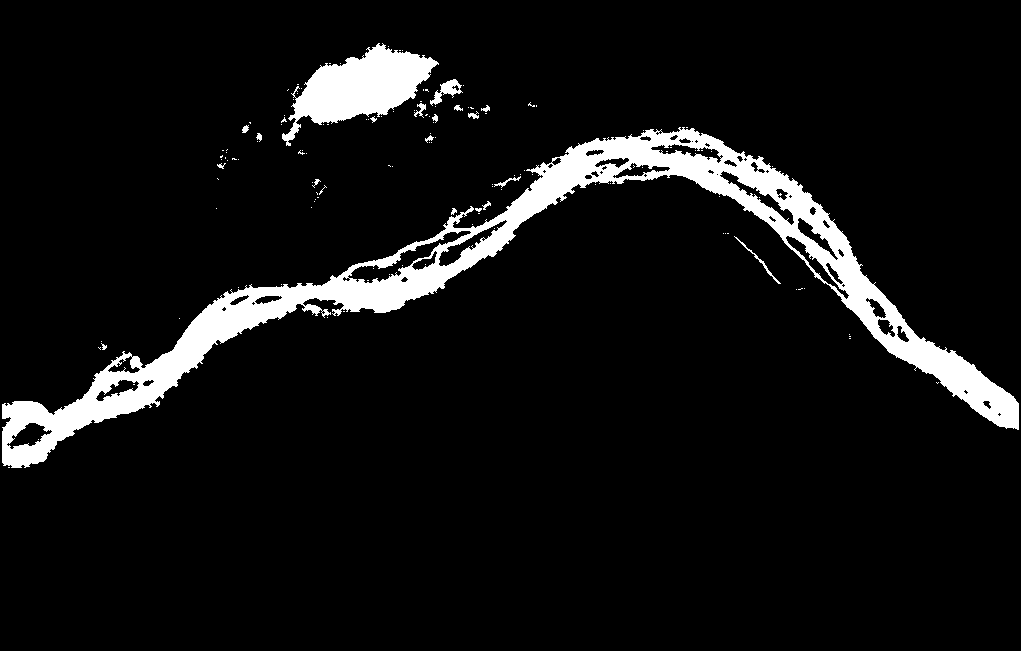
%> input picture Segment1_activeChannel_mask_2001.tif, 1021 x 651 px; its folder holds only this picture in this run
$ octave RiverImproved.m   (GNU Octave 9; MATLAB toolbox functions it lacks are replaced by stand-ins)
%> lines starting %> are read from the running program, lines starting %| are printed output that depends on the picture; in (x1, y1, x2, y2) boxes, pixels count from 0 and x2, y2 are one past the last pixel; in counts of white or black regions, pixels touching at a corner belong together; the program's own positions count from 1
### RivMAP/centerline_from_mask.m
function [cl, Icl] = centerline_from_mask(I, es, W, plotornot)

% Computes a centerline from an input binary channel mask. If the mask is a
% multi-threaded channel, the "holes" between channel threads are filled
% and the returned centerline will be relative to the channel extents
% rather than individual threads.

% Requires the Image Processing toolbox

% INPUTS:      I - binary single-thread image of river (river mask)
%             es - two-element string specifying the sides of the image
%                  that the channel intersects (e.g. 'SW', 'NS', etc.).
%                  The first character should be the upstream
%                  intersection.
%              W - nominal channel width, used to set the size of the
%                  padded mirrored boundaries
%      plotornot - (optional) A value of '1' will plot results.
%
% OUTPUTS:     cl - Nx2 vector of channel coordinates arranged in
%                   upstream->downstream order
%             Icl - image of centerline pixels

% keyboard

if nargin == 3
    plotornot = 0;
end

if sum(sum(I)) < 100
    disp('No mask detected in input image')
    cl = [];
    return
end

% Fill any holes
Io = I;
I = imfill(I,'holes');
sizeIo = size(I);

% Crop the mask so channel intersects image boundaries
[I,yTop,yBottom,xLeft,xRight] = crop_to_mask(I,es);

[nr, nc] = size(I);

% Extend the ends of the mask using mirroring so that the centerline ends
% can be resolved
% Create image of original mask combined with mirrored images
Imirror = rot90(I,2);
Icombined = false(size(I)*3);
Icombined(nr:nr*2-1,nc:nc*2-1) = I;
% Fill in the combined image with mirrored pads
for i = 1:2
    if strcmp(es(i),'N')
        idx_I = find(Icombined(nr,:)==1,1,'first');
        idx_Im = find(Imirror(end,:)==1,1,'first');
        Icombined(1:nr,idx_I-idx_Im:idx_I-idx_Im+nc-1) = Imirror;
    elseif strcmp(es(i),'E')
        idx_I = find(Icombined(:,2*nc-1)==1,1,'first');
        idx_Im = find(Imirror(:,1)==1,1,'first');
        Icombined(idx_I-idx_Im:idx_I-idx_Im+nr-1,2*nc:3*nc-1) = Imirror;
    elseif strcmp(es(i),'S')
        idx_I = find(Icombined(2*nr-1,:)==1,1,'first');
        idx_Im = find(Imirror(1,:)==1,1,'first');
        Icombined(2*nr:3*nr-1,idx_I-idx_Im:idx_I-idx_Im+nc-1) = Imirror;
    elseif strcmp(es(i),'W')
        idx_I = find(Icombined(:,nc)==1,1,'first');
        idx_Im = find(Imirror(:,end)==1,1,'first');
        Icombined(idx_I-idx_Im:idx_I-idx_Im+nr-1,1:nc) = Imirror;
    end
end
% Crop the combined, padded image
padwidth = round(max(sizeIo)/5);
I = Icombined(nr-padwidth:nr*2-1+padwidth,nc-padwidth:nc*2-1+padwidth);

% Fill any holes again (in case some appeared due to mirroring)
I = imfill(I,'holes');

% Remove any spurious small patches by keeping only the largest blob
sp = regionprops(I,'Area','PixelIdxList');
[~,maxidx] = max([sp(:).Area]);
I = false(size(I));
I(sp(maxidx).PixelIdxList) = true;

% Uncomment for smoothing the binary mask
% se = strel('disk',15);
% I = imclose(I,se);

% Perform skeletonization
Iskel = bwmorph(I,'skel',Inf);
Iskel = bwmorph(Iskel,'thin');
Iskel = bwareaopen(Iskel, 10); % In some cases, single isolated pixels remain in the skeleton. This removes such instances.

% Find endpoints of centerline
E = bwmorph(Iskel, 'endpoints');
[yE,xE] = find(E);
for i = 1:2
    if strcmp(es(i),'N')
        [~,epidx(i)] = min(yE);
    elseif strcmp(es(i),'E')
        [~,epidx(i)] = max(xE);
    elseif strcmp(es(i),'S')
        [~,epidx(i)] = max(yE);
    elseif strcmp(es(i),'W')
        [~,epidx(i)] = min(xE);
    end
end
endpts(1,:) = [yE(epidx(1)),xE(epidx(1))];
endpts(2,:) = [yE(epidx(2)),xE(epidx(2))];

% Find centerline skeleton
D1 = bwdistgeodesic(Iskel, endpts(1,2), endpts(1,1));
D2 = bwdistgeodesic(Iskel, endpts(2,2), endpts(2,1));
Dadd = D1 + D2;
Dadd = round(Dadd * 8) / 8;
Dadd(isnan(Dadd)) = inf;
Iskel = imregionalmin(Dadd);
Iskel = bwmorph(Iskel,'thin');

% Remove mirrored padding from skeleton image
Iskel = Iskel(padwidth:nr+padwidth-1,padwidth:nc+padwidth-1);
Iskel = bwareaopen(Iskel,W*5);

% Put skeleton back into uncropped original reference frame
Icl = false(sizeIo);
Icl(yTop:yTop+nr-1,xLeft:xLeft+nc-1) = Iskel;

% Find endpoints of binary centerline
[yend, xend] = find(bwmorph(Icl,'endpoints'));

% Find upstream->downstream ordered centerline coordinates
cl = skeleton_coords(Icl,xend(2),yend(2),es);

% Plotting
if plotornot
    figure
    imshow(Io); hold on
    plot(cl(:,1),cl(:,2),'r','linewidth',1.5)
end

%% Code graveyard - three other methods for spur removal

% [211 lines of commented-out code are left out]

### RivMAP/crop_to_mask.m
function [Icrop,yTop,yBottom,xLeft,xRight] = crop_to_mask(Icrop,es)

% Crops an input image to its extents (i.e. removes columns/rows containing
% all zeros), then checks that the mask has no holes at the intersections
% with both image edges.

% Requires the Image Processing toolbox

% INPUTS:      Icrop - image to be cropped
%                 es - "exit sides", a two-letter string array from NESW
%                      options (e.g. 'NS') where the first letter represents
%                      the side of the image that the downstream end of the
%                      river enters the image and the second letter represents
%                      the side of the image where the river exits.
%
% OUTPUTS:     Icrop - cropped image
%               yTop - row that cropping ends at top of image
%            yBottom - row that cropping ends at bottom of image
%              xLeft - column that cropping ends at left of image
%             xRight - column that cropping ends at right of image


% Original image size
sizeIo = size(Icrop);

% Find x,y coordinates of mask boundaries
boundaries = cell2mat(bwboundaries(Icrop));
x = boundaries(:,2);
y = boundaries(:,1);

% Perform cropping; order of cropping is important (SE, then NW)
if ismember('S',es) == 1
    yBottom = ceil(max(y));
    Icrop(yBottom+1:end,:)=[];
else
    yBottom = sizeIo(1);
end
if ismember('E',es) == 1
    xRight = ceil(max(x));
    Icrop(:,xRight+1:end) = [];
else
    xRight = sizeIo(2);
end
if ismember('N',es) == 1
    yTop = ceil(min(y));
    Icrop(1:yTop-1,:)=[];
else
    yTop = 1;
end
if ismember('W',es) == 1
    xLeft = ceil(min(x));
    Icrop(:,1:xLeft-1) = [];
else
    xLeft = 1;
end

% Fill in any holes in the edges of the binary mask
% Bottom
Icrop(end+1,:) = true;
Icrop = imfill(Icrop,'holes');
% Top
Icrop(2:end,:) = Icrop(1:end-1,:);
Icrop(1,:) = true;
Icrop = imfill(Icrop,'holes');
Icrop(1,:) = [];
% Right
Icrop(:,end+1) = true;
Icrop = imfill(Icrop,'holes');
% Left
Icrop(:,2:end) = Icrop(:,1:end-1);
Icrop(:,1) = true;
Icrop = imfill(Icrop,'holes');
Icrop(:,1) = [];

### RiverImproved.m
%% RivMAP Analysis (Multiple Years - Fully Corrected & Robust)
% This script analyzes multi-year river channel masks using the RivMAP toolbox.
% It computes centerlines, banklines, widths, sinuosity, curvature, cutoffs,
% migration rates, and spatial-temporal patterns.
%
% Requirements:
%   - RivMAP toolbox in MATLAB path.
%   - Mask images named 'maskYYYY.tif' (e.g., mask2000.tif, mask2005.tif).
%   - Pixel size (meters per pixel) must be set correctly.
%   - Signal Processing Toolbox (for findpeaks).
%
% Author: [Your Name]
% Date: [Current Date]

close all; clear; clc;

% Add RivMAP path (adjust if necessary)
addpath('RivMAP');          % adds the RivMAP folder to the path

%% User Settings
pixel_size = 30;            % meters per pixel (adjust to your image resolution)
% Options
plot_individual = true;     % set to true to display each year's masks
plot_width_profile = false;  % set to true to save width profile figures
plot_migration_maps = true; % set to true to show migration maps

%% 1. Load Masks Automatically
files = dir('Segment1_activeChannel_mask*.tif');
n = length(files);
if n == 0
    error('No mask files found');
end

% Sort files by year (assuming filename contains year)
years = zeros(n,1);
for i = 1:n
    tokens = regexp(files(i).name, '\d+', 'match');
    if ~isempty(tokens)
        % years(i) = str2double(tokens{1});
        years(i) = str2double(tokens{end});
    else
        error('Could not extract year from filename: %s', files(i).name);
    end
end
[~, idx] = sort(years);
files = files(idx);
years = years(idx);

es = 'WE';         % adjust if river flows north‑south (options: 'WE' or 'NS')
plotornot = 0;     % suppress internal RivMAP plots (set to 1 if needed)

% Preallocate structure array
riv = struct('meta', struct(), 'im', struct(), 'vec', struct(), 'mig', struct());

for i = 1:n
    fname = files(i).name;
    I = imread(fname) > 0;   % binary mask
%> I is the input picture: size 651x1021 logical; 7.2% white; 131 white regions (111 under 20 px), largest, box (x1, y1, x2, y2) and area: (2, 127, 1019, 468) 39765, (282, 43, 439, 146) 7116, (430, 79, 463, 106) 327

    % Basic cleaning: fill holes, remove small isolated islands (adjust threshold)
    I = imfill(I, 'holes');
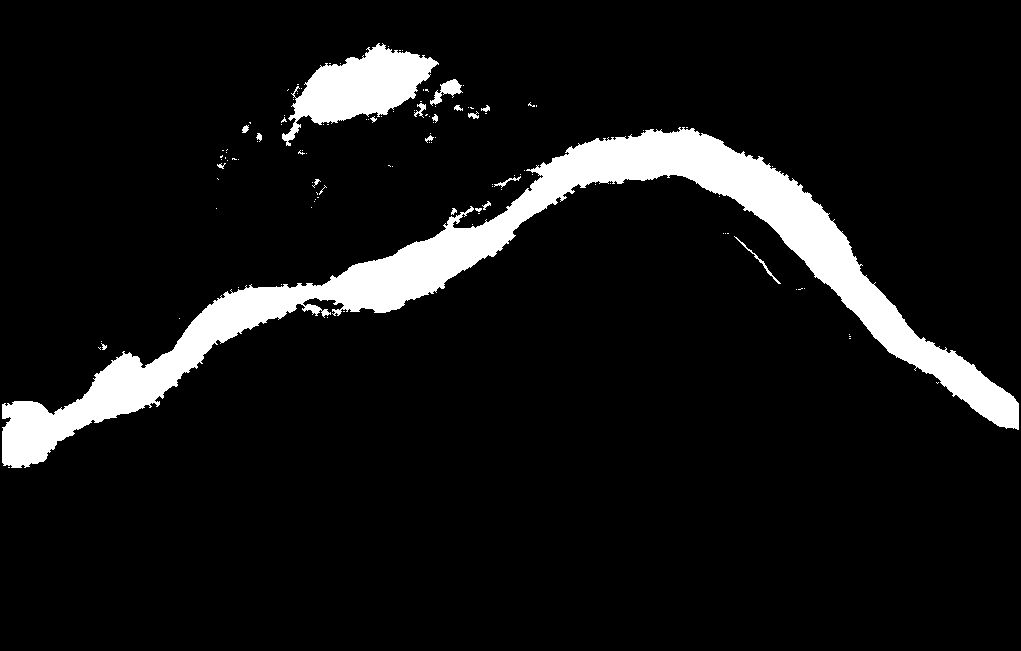
%> I: size 651x1021 logical; 8.3% white; 115 white regions (95 under 20 px), largest, box (x1, y1, x2, y2) and area: (2, 127, 1019, 468) 46967, (282, 43, 439, 146) 7116, (430, 79, 463, 106) 346
    I = bwareaopen(I, 20);   % remove objects <100 pixels

    % Store original full channel mask
    riv(i).im.hc = I;

    % Braiding index (number of separate channel threads)
    CC = bwconncomp(I);
%> CC = 20 connected components
    braiding_index = CC.NumObjects;
%> braiding_index = 20
    riv(i).vec.braiding_index = braiding_index;

    % For centerline extraction, use the largest connected component (main channel)
    % This may lose braiding information but is necessary for a single centerline.
    I_main = bwareafilt(I, 1);   % largest component only
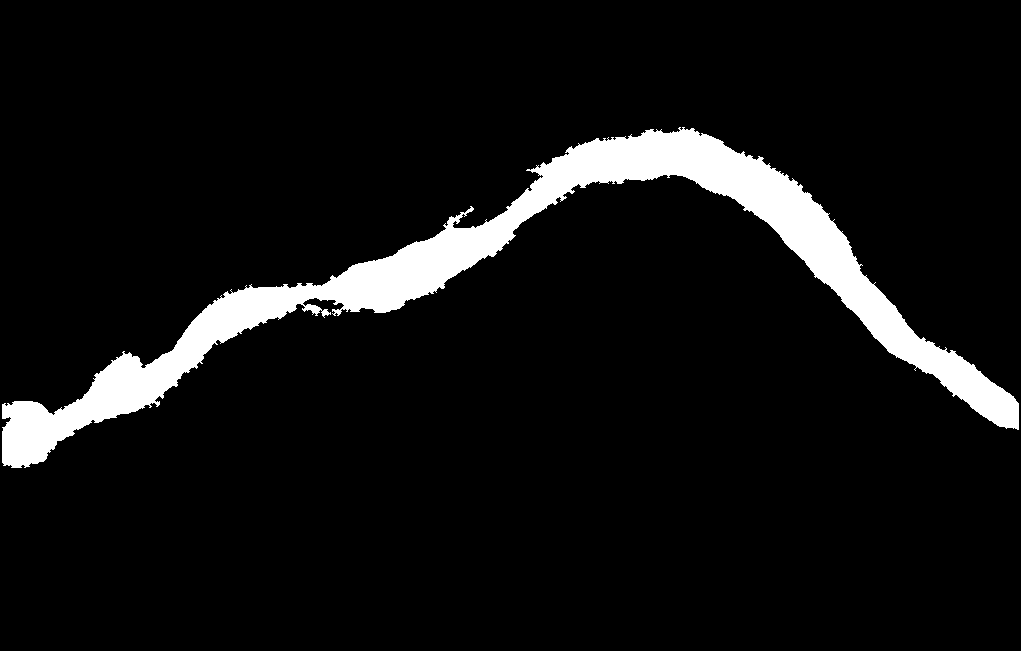
%> I_main: size 651x1021 logical; 7.1% white; 1 white region, box (x1, y1, x2, y2) and area: (2, 127, 1019, 468) 46967
    % Optional morphological smoothing to reduce noise
    % Enforce connectivity
      se = strel('disk', 2);
      I_main = imdilate(I_main, se);
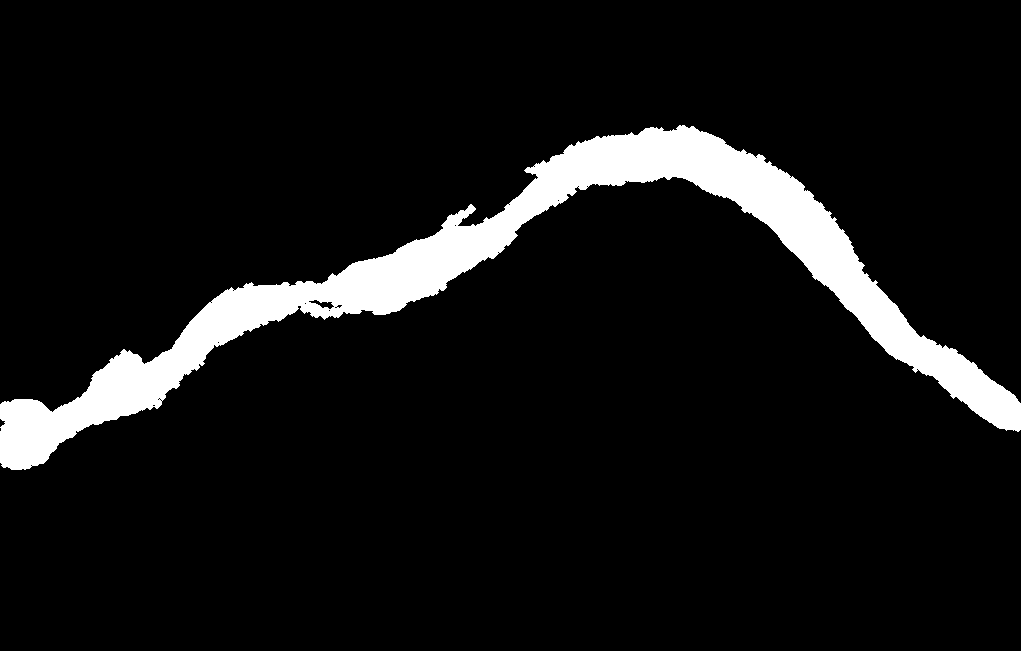
%> I_main: size 651x1021 logical; 7.9% white; 1 white region, box (x1, y1, x2, y2) and area: (0, 125, 1021, 470) 52674
    riv(i).im.st = I_main;

    riv(i).meta.year = years(i);
    riv(i).meta.exit_sides = es;
end

fprintf('Loaded %d mask files (years: %s).\n', n, num2str(years', ' %d'));

%% 2. Visualize Masks (Optional)
if plot_individual
    figure('Name', 'Loaded Masks');
    for i = 1:n
        imshow(riv(i).im.st);
        title(sprintf('Year %d', riv(i).meta.year));
        pause(0.2);
    end
%> the run ends on the next line
end

%% 3. Per-Year Analysis (Centerline, Banks, Width, Curvature, etc.)
for i = 1:n
    fprintf('Processing year %d...\n', riv(i).meta.year);

    I = riv(i).im.st;          % logical mask (main channel)
    I_double = double(I);      % convert to double for RivMAP functions
    es = riv(i).meta.exit_sides;

    % --- Centerline extraction ---
    % Initial estimate of nominal width Wn
    D = bwdist(~I);
    width_map = 2 * D;
    channel_widths = width_map(I);
    channel_widths = channel_widths(channel_widths > 0);
    channel_widths = channel_widths(~isnan(channel_widths));
    Wmed = median(channel_widths);
    Wn_initial = round(0.4 * Wmed);
    Wn_initial = max(round(0.25 * Wmed), min(Wn_initial, 80));
    Wn_initial = double(Wn_initial);   % ensure double for bwareaopen

    % Extract centerline (using double mask and double threshold)
    [cl, Icl] = centerline_from_mask(I_double, es, Wn_initial, plotornot);

$ run again, on Segment1_activeChannel_mask_2003.tif
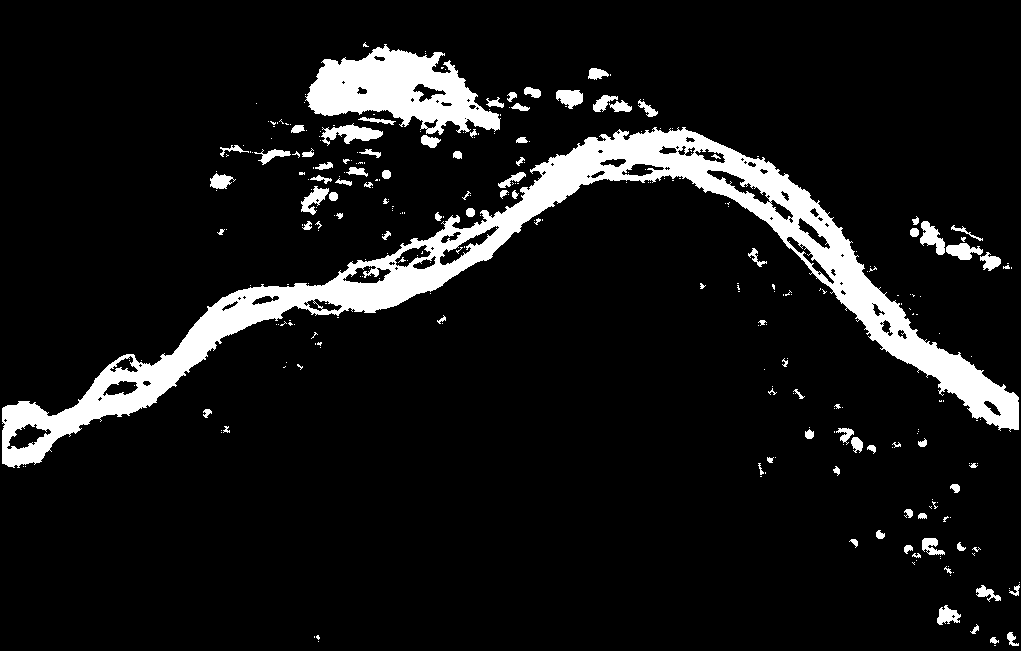
%> input picture Segment1_activeChannel_mask_2003.tif, 1021 x 651 px
%> I is the input picture: size 651x1021 logical; 9% white; 296 white regions (209 under 20 px), largest, box (x1, y1, x2, y2) and area: (2, 127, 1019, 468) 41386, (305, 44, 501, 135) 9493, (321, 123, 383, 146) 683
%> CC = 86 connected components
%> braiding_index = 86
%> `I_main = imdilate(I_main, se);`:
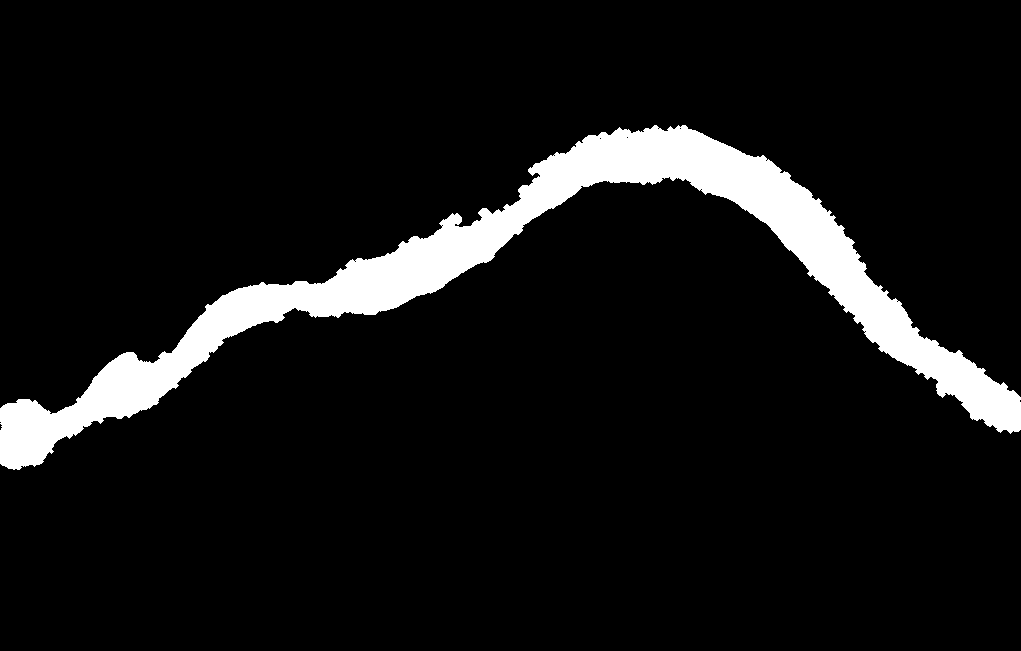
%> I_main: size 651x1021 logical; 8% white; 1 white region, box (x1, y1, x2, y2) and area: (0, 125, 1021, 470) 52890
